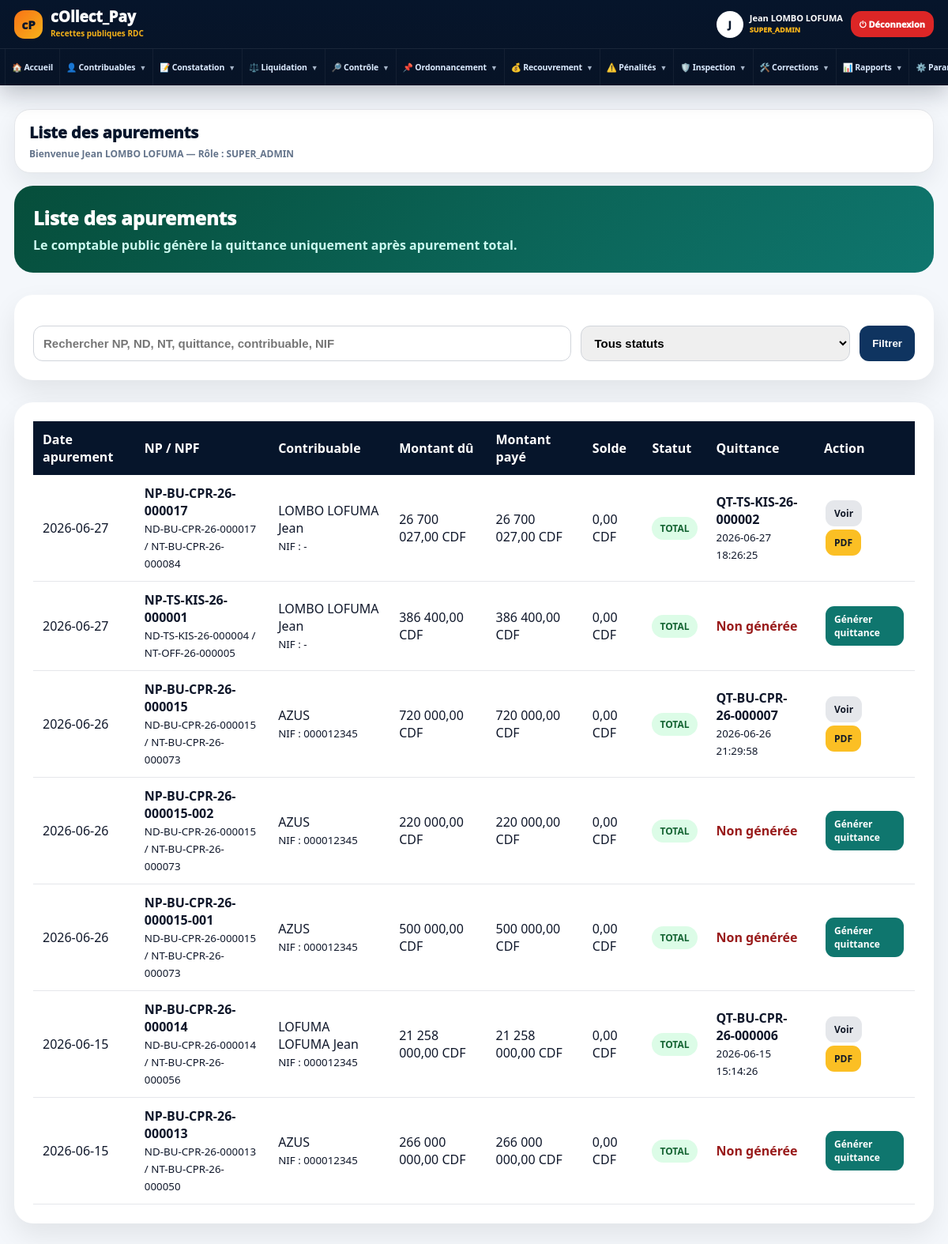
/modules/recouvrement/apurement_list.php (signed in), run on the app's committed database.
### tables this page shows
CREATE TABLE `apurements` (
  `id` int(11) NOT NULL,
  `reference_type` enum('NP','FRACTION') NOT NULL,
  `reference_id` int(11) NOT NULL,
  `montant_du` decimal(18,2) NOT NULL,
  `montant_paye` decimal(18,2) NOT NULL,
  `penalite_validee` decimal(18,2) DEFAULT 0.00,
  `solde_restant` decimal(18,2) NOT NULL,
  `statut` enum('partiel','total') NOT NULL,
  `date_apurement` date NOT NULL,
  `user_apurement_id` int(11) DEFAULT NULL,
  `created_at` timestamp NOT NULL DEFAULT current_timestamp()
);

CREATE TABLE `notes_perception` (
  `id` int(11) NOT NULL,
  `numero_np` varchar(80) NOT NULL,
  `note_debit_id` int(11) NOT NULL,
  `date_ordonnancement` date DEFAULT NULL,
  `date_echeance` date DEFAULT NULL,
  `montant_total` decimal(18,2) DEFAULT 0.00,
  `penalite_recouvrement` decimal(18,2) DEFAULT 0.00,
  `banque_id` int(11) DEFAULT NULL,
  `compte_bancaire` varchar(150) DEFAULT NULL,
  `est_fractionnee` tinyint(1) DEFAULT 0,
  `statut_fractionnement` enum('aucun','en_cours','fractionnee') DEFAULT 'aucun',
  `statut` enum('en_attente','non_payee','partiellement_payee','payee','defaillante','annulee') DEFAULT 'en_attente',
  `user_ordonnateur_id` int(11) DEFAULT NULL,
  `created_at` timestamp NOT NULL DEFAULT current_timestamp(),
  `type_np` enum('globale','fractionnee') DEFAULT 'globale',
  `np_mere_id` int(11) DEFAULT NULL,
  `avis_fractionnement_id` int(11) DEFAULT NULL,
  `numero_tranche` int(11) DEFAULT NULL,
  `declarant_nom` varchar(150) DEFAULT NULL,
  `montant_initial` decimal(18,2) DEFAULT 0.00,
  `montant_paye` decimal(18,2) DEFAULT 0.00,
  `solde_restant` decimal(18,2) DEFAULT 0.00,
  `date_emission` datetime DEFAULT NULL,
  `annotation_autorite` text DEFAULT NULL,
  `sceau_appose` tinyint(1) DEFAULT 0,
  `penalite_assiette` decimal(18,2) DEFAULT 0.00
);

CREATE TABLE `notes_debit` (
  `id` int(11) NOT NULL,
  `numero_nd` varchar(80) NOT NULL,
  `note_taxation_id` int(11) DEFAULT NULL,
  `date_liquidation` date DEFAULT NULL,
  `total_exigible` decimal(18,2) DEFAULT 0.00,
  `penalite_assiette` decimal(18,2) DEFAULT 0.00,
  `observation` text DEFAULT NULL,
  `statut` enum('en_controle','validee','rejete') DEFAULT 'en_controle',
  `ordonnancement_effectue` tinyint(1) DEFAULT 0,
  `user_liquidateur_id` int(11) DEFAULT NULL,
  `created_at` timestamp NOT NULL DEFAULT current_timestamp(),
  `decision` enum('conforme','rejetee','corriger') DEFAULT 'conforme',
  `date_validation` datetime DEFAULT NULL,
  `user_validateur_id` int(11) DEFAULT NULL,
  `montant_acte` decimal(18,2) DEFAULT 0.00,
  `montant_frais_admin` decimal(18,2) DEFAULT 0.00,
  `montant_frais_tech` decimal(18,2) DEFAULT 0.00,
  `montant_total` decimal(18,2) DEFAULT 0.00,
  `penalite_recouvrement` decimal(18,2) DEFAULT 0.00
);

CREATE TABLE `notes_taxation` (
  `id` int(11) NOT NULL,
  `numero_nt` varchar(80) NOT NULL,
  `contribuable_id` int(11) NOT NULL,
  `centre_id` int(11) NOT NULL,
  `service_id` int(11) NOT NULL,
  `exercice` int(11) NOT NULL,
  `statut` enum('brouillon','en_attente_liquidation','liquidee','rejetee','annulee') DEFAULT 'brouillon',
  `total_estime` decimal(18,2) DEFAULT 0.00,
  `devise` varchar(10) DEFAULT 'CDF',
  `taux_change` decimal(18,4) DEFAULT 1.0000,
  `user_taxateur_id` int(11) DEFAULT NULL,
  `created_at` timestamp NOT NULL DEFAULT current_timestamp(),
  `montant_acte_total` decimal(18,2) DEFAULT 0.00,
  `montant_frais_admin_total` decimal(18,2) DEFAULT 0.00,
  `montant_frais_tech_total` decimal(18,2) DEFAULT 0.00,
  `penalite_assiette` decimal(18,2) DEFAULT 0.00,
  `penalite_recouvrement` decimal(18,2) DEFAULT 0.00,
  `source_creation` enum('WEB','PWA_OFFLINE','MOBILE','API') DEFAULT 'WEB'
);

CREATE TABLE `contribuables` (
  `id` int(11) NOT NULL,
  `type_personne` enum('physique','morale','etablissement','ong','autres') NOT NULL,
  `raison_sociale` varchar(255) DEFAULT NULL,
  `nom` varchar(150) DEFAULT NULL,
  `postnom` varchar(150) DEFAULT NULL,
  `prenom` varchar(150) DEFAULT NULL,
  `nif` varchar(100) DEFAULT NULL,
  `rccm` varchar(100) DEFAULT NULL,
  `telephone` varchar(50) DEFAULT NULL,
  `email` varchar(150) DEFAULT NULL,
  `adresse` text DEFAULT NULL,
  `ville` varchar(150) DEFAULT NULL,
  `territoire` varchar(150) DEFAULT NULL,
  `province` varchar(150) DEFAULT NULL,
  `actif` tinyint(1) DEFAULT 1,
  `created_at` timestamp NOT NULL DEFAULT current_timestamp(),
  `code_contribuable` varchar(50) DEFAULT NULL,
  `id_national` varchar(100) DEFAULT NULL,
  `telephone_secondaire` varchar(50) DEFAULT NULL,
  `commune` varchar(150) DEFAULT NULL,
  `quartier` varchar(150) DEFAULT NULL,
  `avenue` varchar(150) DEFAULT NULL,
  `numero_parcelle` varchar(50) DEFAULT NULL,
  `latitude` decimal(12,8) DEFAULT NULL,
  `longitude` decimal(12,8) DEFAULT NULL,
  `photo` varchar(255) DEFAULT NULL,
  `statut` enum('actif','suspendu','radie','decede','contentieux') DEFAULT 'actif'
);

CREATE TABLE `quittances` (
  `id` int(11) NOT NULL,
  `numero_quittance` varchar(80) NOT NULL,
  `apurement_id` int(11) NOT NULL,
  `montant_acquitte` decimal(18,2) NOT NULL,
  `qr_hash` text DEFAULT NULL,
  `qr_data` text DEFAULT NULL,
  `date_emission` timestamp NOT NULL DEFAULT current_timestamp(),
  `user_comptable_id` int(11) DEFAULT NULL,
  `penalite_assiette` decimal(18,2) DEFAULT 0.00,
  `penalite_recouvrement` decimal(18,2) DEFAULT 0.00,
  `nom_receptionniste` varchar(150) DEFAULT NULL,
  `fonction_receptionniste` varchar(150) DEFAULT NULL,
  `signature_receptionniste` varchar(255) DEFAULT NULL,
  `date_signature_receptionniste` datetime DEFAULT NULL,
  `date_signature_comptable` datetime DEFAULT NULL,
  `observation_signature` text DEFAULT NULL
);

### auth/check_auth.php (called while the page is built, shortened)
<?php
if (!function_exists('cpCurrentRole')) {
    function cpCurrentRole(): string
    {
        return strtoupper(trim((string)(
            $_SESSION['role']
            ?? $_SESSION['nom_role']
            ?? $_SESSION['role_code']
            ?? ''
        )));
    }
}
require_once __DIR__ . "/permissions.php";

### auth/permissions.php (called while the page is built, shortened)
<?php
if (!function_exists('hasPermission')) {
    function hasPermission(string $module, string $action = 'view'): bool
    {
        $role = cpCurrentRole();
        if ($role === 'SUPER_ADMIN') {
            return true;
        }
        $roleId = cpCurrentRoleId();
        $permissions = getRolePermissions($roleId);
        return isset($permissions[$module][$action])
            && (int)$permissions[$module][$action] === 1;
    }
}
if (!function_exists('canDo')) {
    function canDo(string $module, string $action = 'view'): bool
    {
        return hasPermission($module, $action);
    }
}

### modules/recouvrement/apurement_list.php (the view, shortened to what this page needs)
<?php
require_once "../../auth/check_auth.php";
$search = trim($_GET['search'] ?? '');
$dateQuittanceExpr = "NULL";
try {
    $colsQ = array_column(
        $pdo->query("SHOW COLUMNS FROM quittances")->fetchAll(PDO::FETCH_ASSOC),
        'Field'
    );
    foreach (['created_at', 'date_emission', 'date_quittance', 'date_creation', 'date_created'] as $col) {
        if (in_array($col, $colsQ, true)) {
            $dateQuittanceExpr = "q.`$col`";
            break;
        }
    }
} catch (Throwable $e) {
    $dateQuittanceExpr = "NULL";
}
$sql = "
    SELECT
        ap.*,
        np.numero_np,
        np.type_np,
        np.statut AS statut_np,
        nd.numero_nd,
        nt.numero_nt,
        c.raison_sociale,
        c.nom,
        c.postnom,
        c.prenom,
        c.nif,
        q.numero_quittance,
        $dateQuittanceExpr AS date_quittance,
        ua.nom AS nom_apureur,
        uc.nom AS nom_comptable
    FROM apurements ap
    JOIN notes_perception np ON ap.reference_id = np.id
    JOIN notes_debit nd ON np.note_debit_id = nd.id
    JOIN notes_taxation nt ON nd.note_taxation_id = nt.id
    JOIN contribuables c ON nt.contribuable_id = c.id
    LEFT JOIN quittances q ON q.apurement_id = ap.id
    LEFT JOIN users ua ON ap.user_apurement_id = ua.id
    LEFT JOIN users uc ON q.user_comptable_id = uc.id
    WHERE 1=1
";
$params = [];
$sql .= " ORDER BY ap.date_apurement DESC, ap.id DESC";
$stmt = $pdo->prepare($sql);
$stmt->execute($params);
$rows = $stmt->fetchAll(PDO::FETCH_ASSOC);
function nomApList(array $c): string {
    return !empty($c['raison_sociale'])
        ? $c['raison_sociale']
        : trim(($c['nom'] ?? '') . ' ' . ($c['postnom'] ?? '') . ' ' . ($c['prenom'] ?? ''));
}
function moneyApList($v): string {
    return number_format((float)$v, 2, ',', ' ') . ' CDF';
}
function badgeApList($statut): string {
    $s = strtolower((string)$statut);
    if ($s === 'total') return "<span class='badge badge-green'>TOTAL</span>";
    return "<span class='badge badge-gray'>".htmlspecialchars(strtoupper($s ?: '-'))."</span>";
}
?>
<!DOCTYPE html>
<html lang="fr">
<head>
<link rel="stylesheet" href="/collect_pay/assets/css/admin.css">
</head>
<body>
<div class="admin-layout">
<?php require_once "../../includes/sidebar.php"; ?>
<main class="main-content">
<?php require_once "../../includes/topbar.php"; ?>
<div class="hero-ap">
    <h2>Liste des apurements</h2>
    <p>Le comptable public génère la quittance uniquement après apurement total.</p>
</div>
<div class="panel">
    <form method="GET" class="filter-form">
        <input type="text" name="search" placeholder="Rechercher NP, ND, NT, quittance, contribuable, NIF" value="<?= htmlspecialchars($search) ?>">
        <select name="statut">
            <option value="">Tous statuts</option>
        </select>
        <button type="submit">Filtrer</button>
    </form>
</div>
<div class="panel">
<table class="table-premium">
<tr>
    <th>Date apurement</th>
    <th>NP / NPF</th>
    <th>Contribuable</th>
    <th>Montant dû</th>
    <th>Montant payé</th>
    <th>Solde</th>
    <th>Statut</th>
    <th>Quittance</th>
    <th>Action</th>
</tr>
<?php foreach($rows as $r): ?>
<tr>
    <td><?= htmlspecialchars($r['date_apurement'] ?? '-') ?></td>
    <td>
        <strong><?= htmlspecialchars($r['numero_np'] ?? '-') ?></strong><br>
        <small><?= htmlspecialchars($r['numero_nd'] ?? '-') ?> / <?= htmlspecialchars($r['numero_nt'] ?? '-') ?></small>
    </td>
    <td><?= htmlspecialchars(nomApList($r)) ?><br><small>NIF : <?= htmlspecialchars($r['nif'] ?? '-') ?></small></td>
    <td><?= moneyApList($r['montant_du'] ?? 0) ?></td>
    <td><?= moneyApList($r['montant_paye'] ?? 0) ?></td>
    <td><?= moneyApList($r['solde_restant'] ?? 0) ?></td>
    <td><?= badgeApList($r['statut'] ?? '-') ?></td>
    <td>
        <?php if (!empty($r['numero_quittance'])): ?>
            <strong><?= htmlspecialchars($r['numero_quittance']) ?></strong><br>
            <small><?= htmlspecialchars($r['date_quittance'] ?? '-') ?></small>
        <?php else: ?>
            <span style="color:#991b1b;font-weight:900;">Non générée</span>
        <?php endif; ?>
    </td>
    <td>
        <?php if (!empty($r['numero_quittance'])): ?>
            <a class="btn-action btn-view" href="quittance_view.php?numero=<?= urlencode($r['numero_quittance']) ?>">Voir</a>
            <a class="btn-action btn-pdf" target="_blank" href="/collect_pay/reports/quittance_pdf.php?numero=<?= urlencode($r['numero_quittance']) ?>">PDF</a>
        <?php elseif (($r['statut'] ?? '') === 'total' && function_exists('canDo') && canDo('quittances','create')): ?>
            <a class="btn-action btn-qt" href="quittance_generate.php?apurement_id=<?= (int)$r['id'] ?>">Générer quittance</a>
        <?php else: ?>
            -
        <?php endif; ?>
    </td>
</tr>
<?php endforeach; ?>
</table>
</div>
</main>
</div>
</body>
</html>

### assets/css/admin.css (style rules this page uses)
* { box-sizing: border-box; }
body { margin: 0; font-family: 'Segoe UI', sans-serif; background: #f4f7fb; color: #1f2937; }
.admin-layout { min-height: 100vh; }
.main-content { margin-left: 280px; width: calc(100% - 280px); padding: 28px; transition: all .35s ease; }
.panel { background: white; border-radius: 24px; padding: 24px; margin-top: 28px; box-shadow: 0 15px 35px rgba(0,0,0,.08); }
.table-premium { width: 100%; border-collapse: collapse; }
.table-premium th { background: #06152b; color: white; padding: 12px; text-align: left; }
.table-premium td { padding: 12px; border-bottom: 1px solid #e5e7eb; }
form { display: grid; gap: 14px; }
form input, form select, form textarea { padding: 13px 15px; border: 1px solid #d1d5db; border-radius: 14px; font-size: 15px; width: 100%; }
form button, .btn { background: #0f3460; color: white; border: none; padding: 13px 18px; border-radius: 14px; font-weight: 900; cursor: pointer; text-decoration: none; display: inline-block; }

### modules/recouvrement/apurement_list.php (style rules this page uses)
.hero-ap { background:linear-gradient(135deg,#064e3b,#0f766e);color:white;padding:24px;border-radius:24px;margin-bottom:20px }
.hero-ap h2 { margin:0;font-weight:1000 }
.hero-ap p { margin:7px 0 0;color:#ccfbf1;font-weight:800 }
.filter-form { display:grid;grid-template-columns:2fr 1fr auto;gap:12px;margin-top:15px }
.filter-form input,.filter-form select { padding:12px;border:1px solid #d1d5db;border-radius:12px;font-weight:800 }
.filter-form button { background:#0f3460;color:white;border:none;border-radius:12px;padding:12px 16px;font-weight:900 }
.badge { display:inline-block;padding:6px 10px;border-radius:999px;font-weight:900;font-size:12px }
.badge-green { background:#dcfce7;color:#166534 }
.btn-action { display:inline-block;padding:8px 11px;border-radius:11px;text-decoration:none;font-weight:900;font-size:12px;margin:2px }
.btn-view { background:#e5e7eb;color:#111827 }
.btn-qt { background:#0f766e;color:white }
.btn-pdf { background:#fbbf24;color:#111827 }

### includes/sidebar.php (style rules this page uses)
:root { --cp-navy:#06152b;--cp-blue:#0f3460;--cp-gold:#f6b21a;--cp-bg:#f4f7fb;--cp-border:#e5e7eb;--cp-text:#0f172a;--cp-muted:#64748b }
html,body { margin:0!important;padding:0!important;background:var(--cp-bg)!important;font-family:'Segoe UI',Arial,sans-serif!important;color:var(--cp-text)!important;overflow-x:hidden!important }
.admin-layout { min-height:100vh!important;display:block!important }
.main-content,.cp-main,main { margin-left:0!important;width:100%!important;max-width:100%!important;min-height:100vh!important;padding:0 18px 26px!important }

### data on the page
apurements: date_apurement "2026-06-27", notes_perception.numero_np "NP-BU-CPR-26-000017", notes_debit.numero_nd "ND-BU-CPR-26-000017", notes_taxation.numero_nt "NT-BU-CPR-26-000084", contribuables.raison_sociale "LOMBO LOFUMA Jean", contribuables.nif "-", montant_du "26 700 027,00 CDF", montant_paye "26 700 027,00 CDF", solde_restant "0,00 CDF", statut "TOTAL", quittances.numero_quittance "QT-TS-KIS-26-000002", quittances.date_emission "2026-06-27 18:26:25"
apurements: date_apurement "2026-06-27", notes_perception.numero_np "NP-TS-KIS-26-000001", notes_debit.numero_nd "ND-TS-KIS-26-000004", notes_taxation.numero_nt "NT-OFF-26-000005", contribuables.raison_sociale "LOMBO LOFUMA Jean", contribuables.nif "-", montant_du "386 400,00 CDF", montant_paye "386 400,00 CDF", solde_restant "0,00 CDF", statut "TOTAL", shows "Non générée"
apurements: date_apurement "2026-06-26", notes_perception.numero_np "NP-BU-CPR-26-000015", notes_debit.numero_nd "ND-BU-CPR-26-000015", notes_taxation.numero_nt "NT-BU-CPR-26-000073", contribuables.raison_sociale "AZUS", contribuables.nif "000012345", montant_du "720 000,00 CDF", montant_paye "720 000,00 CDF", solde_restant "0,00 CDF", statut "TOTAL", quittances.numero_quittance "QT-BU-CPR-26-000007", quittances.date_emission "2026-06-26 21:29:58"
apurements: date_apurement "2026-06-26", notes_perception.numero_np "NP-BU-CPR-26-000015-002", notes_debit.numero_nd "ND-BU-CPR-26-000015", notes_taxation.numero_nt "NT-BU-CPR-26-000073", contribuables.raison_sociale "AZUS", contribuables.nif "000012345", montant_du "220 000,00 CDF", montant_paye "220 000,00 CDF", solde_restant "0,00 CDF", statut "TOTAL", shows "Non générée"
apurements: date_apurement "2026-06-26", notes_perception.numero_np "NP-BU-CPR-26-000015-001", notes_debit.numero_nd "ND-BU-CPR-26-000015", notes_taxation.numero_nt "NT-BU-CPR-26-000073", contribuables.raison_sociale "AZUS", contribuables.nif "000012345", montant_du "500 000,00 CDF", montant_paye "500 000,00 CDF", solde_restant "0,00 CDF", statut "TOTAL", shows "Non générée"
apurements: date_apurement "2026-06-15", notes_perception.numero_np "NP-BU-CPR-26-000014", notes_debit.numero_nd "ND-BU-CPR-26-000014", notes_taxation.numero_nt "NT-BU-CPR-26-000056", contribuables.raison_sociale+nom+postnom "LOFUMA LOFUMA Jean", contribuables.nif "000012345", montant_du "21 258 000,00 CDF", montant_paye "21 258 000,00 CDF", solde_restant "0,00 CDF", statut "TOTAL", quittances.numero_quittance "QT-BU-CPR-26-000006", quittances.date_emission "2026-06-15 15:14:26"
apurements: date_apurement "2026-06-15", notes_perception.numero_np "NP-BU-CPR-26-000013", notes_debit.numero_nd "ND-BU-CPR-26-000013", notes_taxation.numero_nt "NT-BU-CPR-26-000050", contribuables.raison_sociale "AZUS", contribuables.nif "000012345", montant_du "266 000 000,00 CDF", montant_paye "266 000 000,00 CDF", solde_restant "0,00 CDF", statut "TOTAL", shows "Non générée"

### other printed values
substr($nom,0,1) "J"
$nom "Jean LOMBO LOFUMA"
$role "SUPER_ADMIN"
$page_title "Liste des apurements"
